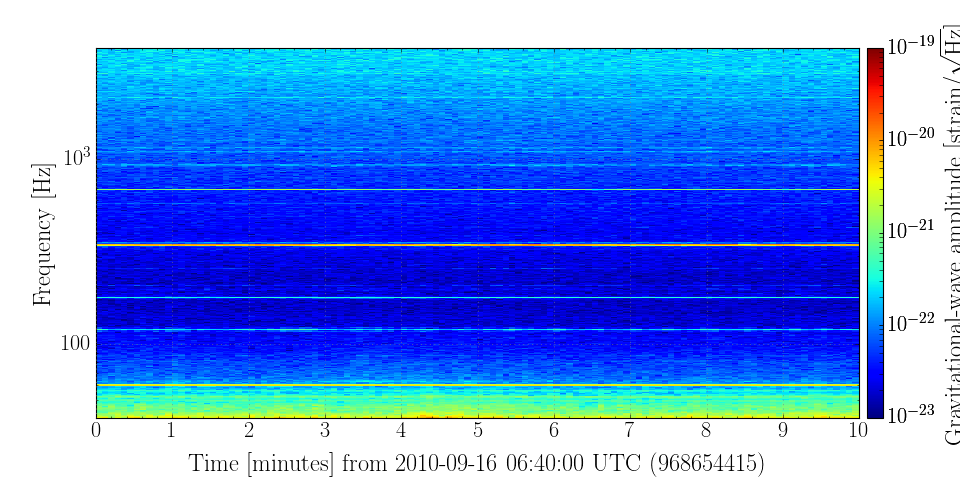

This chart was generated by the following Python code:
plot = specgram.plot(norm='log', vmin=1e-23, vmax=1e-19)
plot.set_yscale('log')
plot.set_ylim(40, 4000)
plot.add_colorbar(
    label=r'Gravitational-wave amplitude [strain/$\sqrt{\mathrm{Hz}}$]')
plot.show()
